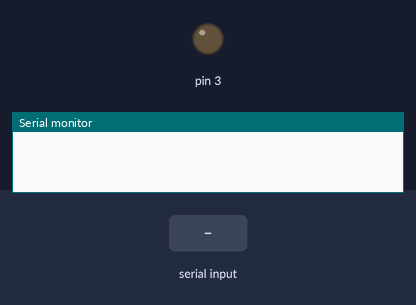
This sketch was run on a simulated Arduino Uno, built with avr-gcc and run on an emulated ATmega328P. On the bench: output pins drawn as LEDs (lit = HIGH), the last lines printed to the serial monitor. The inputs (shaded band) are chosen by the test bench.

Above: at 1.2 s.
1.3 s: "90,45\n" received over Serial
At 2.5 s:
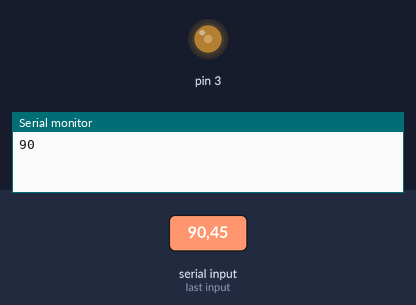
2.8 s: "30,150\n" received over Serial
At 3.7 s:
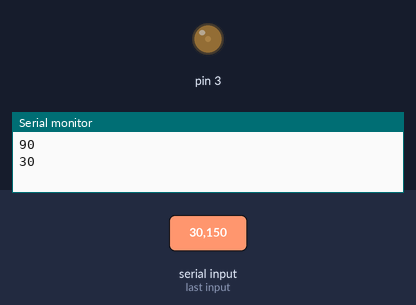
4.3 s: "200\n" received over Serial
At 4.7 s:
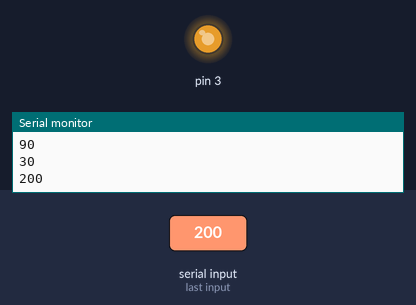
5.8 s: "90\n" received over Serial
At 7.0 s:
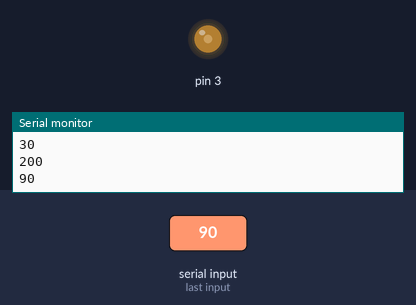
Timing chart, 0 to 8.3 s (numbered marks = the images above; inputs shaded):
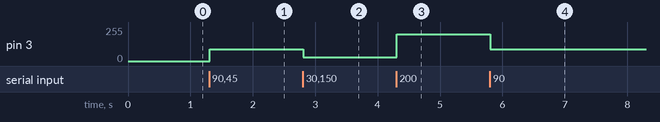

The sketch:

Serialread_PWMSet.ino
```cpp
void setup() {
  // put your setup code here, to run once:
pinMode(A0, INPUT);
Serial.begin(9600);
pinMode(3, OUTPUT);
}

void loop() {
  // put your main code here, to run repeatedly:
if(Serial.available() >0){

String val =  Serial.readStringUntil('\n');
int value = val.toInt();
//int pwm = int(value/4.0);

analogWrite(3, value);
Serial.println(value);
delay(10);
}

}
```

Measured:
- after the input at 1.3 s, pin 3: 0/255 → 90/255 at once
- after the input at 2.8 s, pin 3: 90/255 → 30/255 at once
- after the input at 4.3 s, pin 3: 30/255 → 200/255 at once
- after the input at 5.8 s, pin 3: 200/255 → 90/255 at once
